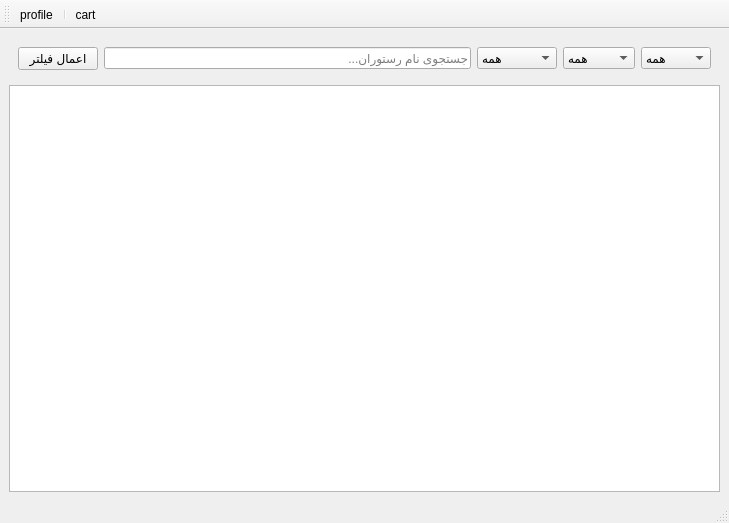
<?xml version="1.0" encoding="UTF-8"?>
<ui version="4.0">
 <class>Client</class>
 <widget class="QMainWindow" name="Client">
  <property name="enabled">
   <bool>true</bool>
  </property>
  <property name="geometry">
   <rect>
    <x>0</x>
    <y>0</y>
    <width>729</width>
    <height>523</height>
   </rect>
  </property>
  <property name="windowTitle">
   <string>MainWindow</string>
  </property>
  <widget class="QWidget" name="centralwidget">
   <layout class="QVBoxLayout" name="verticalLayout">
    <item>
     <widget class="QWidget" name="widget" native="true">
      <layout class="QHBoxLayout" name="horizontalLayout">
       <item>
        <widget class="QPushButton" name="applyFilterButton">
         <property name="text">
          <string>اعمال فیلتر</string>
         </property>
        </widget>
       </item>
       <item>
        <widget class="QLineEdit" name="searchLineEdit">
         <property name="placeholderText">
          <string>جستجوی نام رستوران...</string>
         </property>
        </widget>
       </item>
       <item>
        <widget class="QComboBox" name="typeFilterCombo">
         <item>
          <property name="text">
           <string>همه</string>
          </property>
         </item>
         <item>
          <property name="text">
           <string>فست فود</string>
          </property>
         </item>
         <item>
          <property name="text">
           <string>ایرانی</string>
          </property>
         </item>
         <item>
          <property name="text">
           <string>کافه</string>
          </property>
         </item>
        </widget>
       </item>
       <item>
        <widget class="QComboBox" name="locationFilterCombo">
         <item>
          <property name="text">
           <string>همه</string>
          </property>
         </item>
         <item>
          <property name="text">
           <string>منطقه 1</string>
          </property>
         </item>
         <item>
          <property name="text">
           <string>منطقه 2</string>
          </property>
         </item>
         <item>
          <property name="text">
           <string>منطقه 3</string>
          </property>
         </item>
        </widget>
       </item>
       <item>
        <widget class="QComboBox" name="priceFilterButton">
         <item>
          <property name="text">
           <string>همه</string>
          </property>
         </item>
         <item>
          <property name="text">
           <string>اقتصادی</string>
          </property>
         </item>
         <item>
          <property name="text">
           <string>متوسط</string>
          </property>
         </item>
         <item>
          <property name="text">
           <string>گران</string>
          </property>
         </item>
        </widget>
       </item>
      </layout>
     </widget>
    </item>
    <item>
     <widget class="QListWidget" name="restaurantListWidget">
      <property name="sizePolicy">
       <sizepolicy hsizetype="Expanding" vsizetype="Expanding">
        <horstretch>0</horstretch>
        <verstretch>1</verstretch>
       </sizepolicy>
      </property>
      <property name="alternatingRowColors">
       <bool>true</bool>
      </property>
     </widget>
    </item>
   </layout>
  </widget>
  <widget class="QStatusBar" name="statusbar"/>
  <widget class="QToolBar" name="toolBar">
   <property name="windowTitle">
    <string>toolBar</string>
   </property>
   <attribute name="toolBarArea">
    <enum>TopToolBarArea</enum>
   </attribute>
   <attribute name="toolBarBreak">
    <bool>false</bool>
   </attribute>
   <addaction name="actionProfile"/>
   <addaction name="separator"/>
   <addaction name="actionCart"/>
  </widget>
  <action name="actionProfile">
   <property name="icon">
    <iconset>
     <normaloff>user.png</normaloff>user.png</iconset>
   </property>
   <property name="text">
    <string>profile</string>
   </property>
   <property name="menuRole">
    <enum>QAction::MenuRole::NoRole</enum>
   </property>
  </action>
  <action name="actionCart">
   <property name="icon">
    <iconset>
     <normaloff>shopping-cart.png</normaloff>shopping-cart.png</iconset>
   </property>
   <property name="text">
    <string>cart</string>
   </property>
   <property name="toolTip">
    <string>cart</string>
   </property>
   <property name="menuRole">
    <enum>QAction::MenuRole::NoRole</enum>
   </property>
  </action>
 </widget>
 <resources/>
 <connections/>
</ui>
